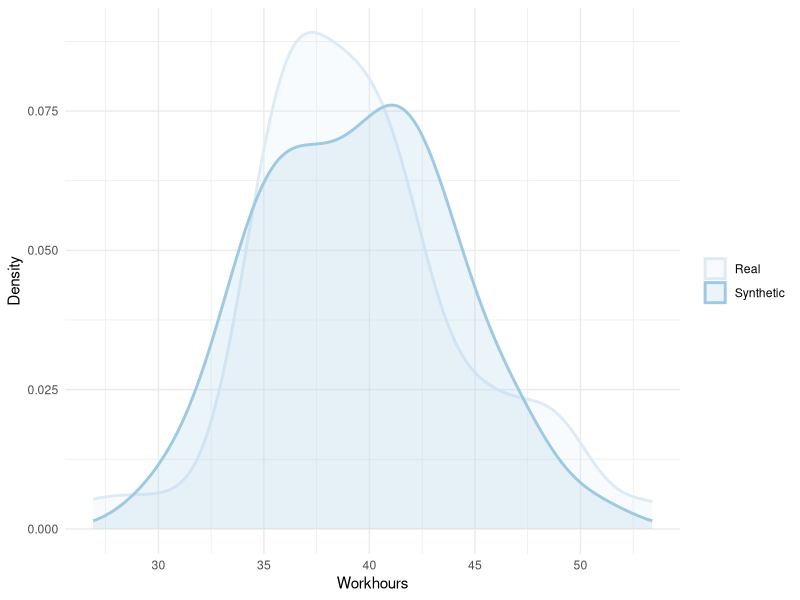
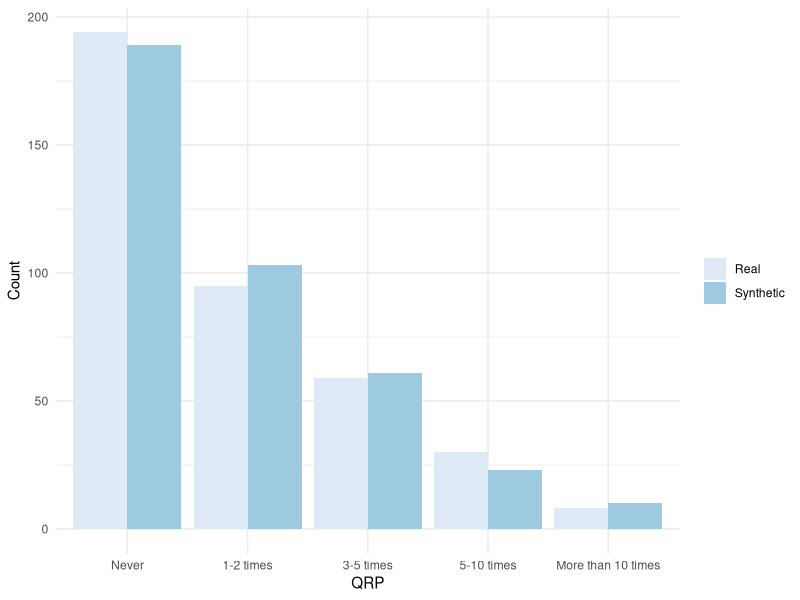
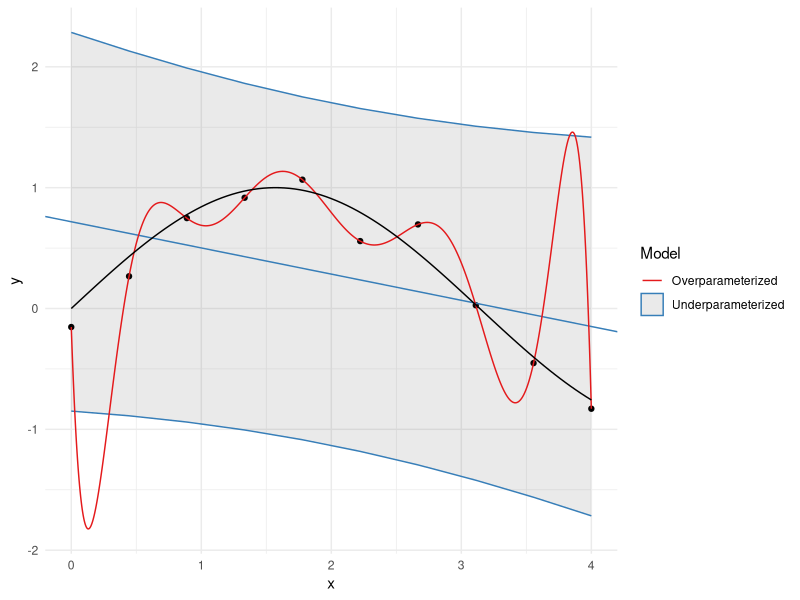

R code for these plots, in order:
## ---- chunk 1
#| label: normal_data
#| echo: false

set.seed(9)
X <- data.frame(Workhours = rnorm(53, 40, 5))
psych::describe(X) |> dplyr::select(N = n, Mean = mean, SD = sd) |> round(3)
## ---- chunk 2
#| label: generate-normal
#| echo: true
n <- 53
mu <- 39.59
sigma <- 4.98

Syn_Workhours <- rnorm(n = n, mean = mu, sd = sigma)
## ---- chunk 3
#| label: plot-normal
#| echo: false
#| fig-align: center
library(ggplot2)

data.frame(Workhours = c(X$Workhours, Syn_Workhours),
           group = rep(c("Real", "Synthetic"), c(53, 53))) |>
  ggplot(aes(x = Workhours, col = group, fill = group)) +
  geom_density(size = 1, alpha = 0.2) +
  theme_minimal() +
  scale_color_brewer(palette = "Blues") +
  scale_fill_brewer(palette = "Blues") +
  xlab("Workhours") +
  ylab("Density") +
  theme(legend.title = element_blank())
## ---- chunk 4
#| label: histogram-prop
#| echo: false

categories <- c("Never", "1-2 times", "3-5 times", "5-10 times", "More than 10 times")

QRP <- sample(
  categories, 
  size = 386, 
  replace = TRUE, 
  prob = c(70, 30, 20, 10, 5)
) |>
  factor(levels = categories)

table(QRP) |>
  prop.table() |>
  matrix(dimnames = list(categories, NULL)) |>
  t() |>
  tibble::as_tibble() |>
  round(3)
## ---- chunk 5
#| label: histogram-params
#| echo: true
n <- 386
bins <- c("Never", "1-2 times", "3-5 times", "5-10 times", "More than 10 times")
props <- c(.503, .246, .153, .078, 0.021)

Syn_QRP <- sample(bins, size = 386, replace = TRUE, prob = props)
## ---- chunk 6
data.frame(QRP = c(QRP, factor(Syn_QRP, levels = categories)),
           group = rep(c("Real", "Synthetic"), c(386, 386))) |>
  ggplot(aes(x = QRP, fill = group)) +
  geom_histogram(stat = "count", position = "dodge") +
  theme_minimal() +
  scale_fill_brewer(palette = "Blues") +
  xlab("QRP") +
  ylab("Count") +
  theme(legend.title = element_blank())
## ---- chunk 7
#| echo: false
set.seed(9)
n <- 10
x <- seq(0, 4, length.out = n)
y <- sin(x) + rnorm(n, 0, 0.2)

fit1  <- lm(y ~ x)
pred1 <- predict(fit1, interval = "p")
fit2x <- data.frame(poly(x, 9, raw = TRUE)) |> as.matrix()
fit2  <- lm(y ~ fit2x)
predx <- seq(0, 4, length.out = 1000) |> poly(9, raw = TRUE)
pred2 <- cbind(1, predx) %*% coef(fit2)

ggplot(NULL, aes(x, y)) +
  geom_point() +
  geom_ribbon(aes(ymin = pred1[,2], ymax = pred1[,3], 
                  col = "Underparameterized"), alpha = 0.1) +
  geom_abline(col = RColorBrewer::brewer.pal(3, "Set1")[2], 
              slope = fit1$coefficients[2], intercept = fit1$coefficients[1]) +
  geom_line(aes(x = seq(0, 4, length.out = 1000), y = pred2[,1], 
                col = "Overparameterized",
                fill = "Overparameterized")) +
  geom_function(aes(x = NULL, y = NULL), fun = sin) +
  theme_minimal() +
  scale_color_brewer(name = "Model", palette = "Set1")
